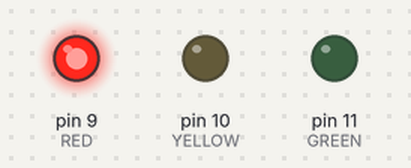
This sketch was run on a simulated Arduino Uno, built with avr-gcc and run on an emulated ATmega328P. Parts: output pins drawn as LEDs (lit = HIGH).

Above: at 0.2 s.
At 0.7 s:
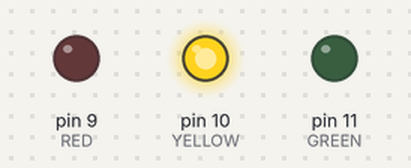
At 1.2 s:
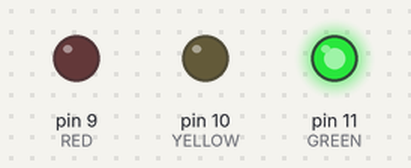
At 2.7 s:
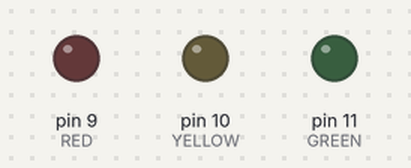
At 5.0 s:
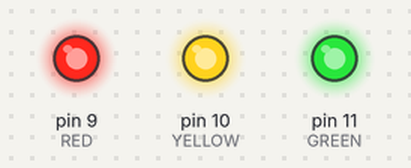
Timing chart, 0 to 6.9 s (numbered marks = the images above):
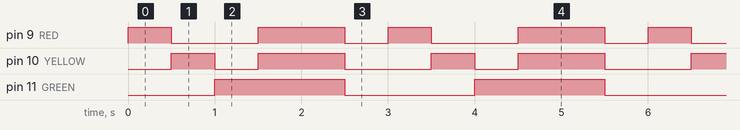

Measured:
- by itself, pin 9 (RED): repeats every 3.0 s: LOW 1.0 s, HIGH 1.0 s, LOW 0.50 s, HIGH 0.50 s
- by itself, pin 10 (YELLOW): repeats every 3.0 s: LOW 0.50 s, HIGH 1.0 s, LOW 1.0 s, HIGH 0.50 s
- by itself, pin 11 (GREEN): alternates HIGH for 1.5 s and LOW for 1.5 s

The sketch:

led_test.ino
```cpp
// ✅ 세 개의 LED가 잘 연결됐는지 하나씩 켜 보는 테스트 코드
const int RED = 9;       // 빨강 LED는 9번 핀
const int YELLOW = 10;   // 노랑 LED는 10번 핀
const int GREEN = 11;    // 초록 LED는 11번 핀

void setup() {
  pinMode(RED, OUTPUT);      // 세 핀을 모두 출력으로 사용
  pinMode(YELLOW, OUTPUT);
  pinMode(GREEN, OUTPUT);
}

void loop() {
  digitalWrite(RED, HIGH);     // 빨강 켜기
  delay(500);                  // 0.5초 기다리기
  digitalWrite(RED, LOW);      // 빨강 끄기

  digitalWrite(YELLOW, HIGH);  // 노랑 켜기
  delay(500);
  digitalWrite(YELLOW, LOW);   // 노랑 끄기

  digitalWrite(GREEN, HIGH);   // 초록 켜기
  delay(500);
  digitalWrite(GREEN, LOW);    // 초록 끄기

  digitalWrite(RED, HIGH);     // 세 개 모두 켜기
  digitalWrite(YELLOW, HIGH);
  digitalWrite(GREEN, HIGH);
  delay(1000);                 // 1초 동안 유지

  digitalWrite(RED, LOW);      // 세 개 모두 끄기
  digitalWrite(YELLOW, LOW);
  digitalWrite(GREEN, LOW);
  delay(500);
}
```
